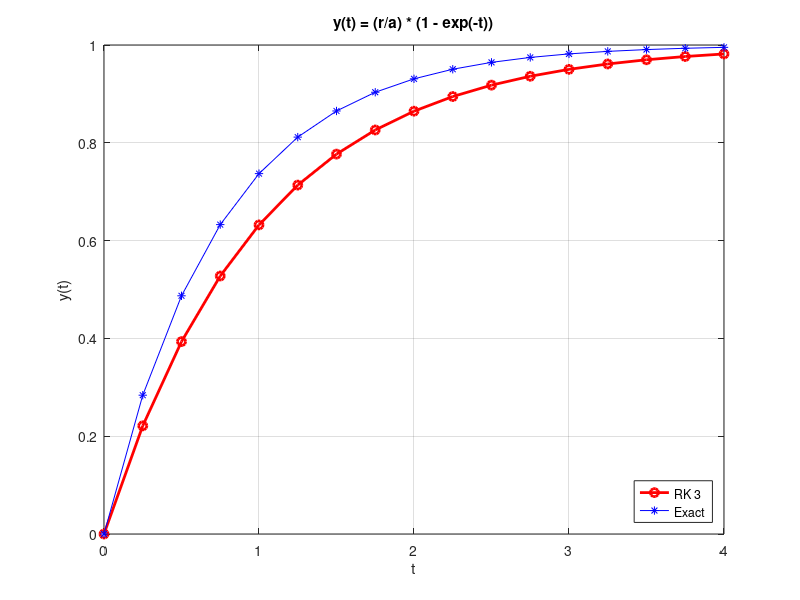

Write MATLAB code to recreate this figure.
% Exercise 25
clear; clc;

% Init
a = 1;
r = 1;
h = 0.25;
t = 0:h:4;
N = length(t);
f = @(y) r-a*y;

% Initial Condition
x(1) = 0;
y(1) = 0;
% RK 3
for i=2:N
    x(i) = x(i-1)+(2/3)*h;
    k1 = f(y(i-1))*h;
    k2 = f(y(i-1)+(2/3)*k1)*h;
    k3 = f(y(i-1)+(2/3)*k2)*h;
    y(i) = y(i-1)+(2/4)*k1+(3/8)*k2+(3/8)*k3;
end

% Exact test of ODE
y_exact = @(t) (r/a) * (1 - exp(-t));

% Error value;
t_check = [1 2];
idx = zeros(1, length(t_check));
yt = y_exact(t);
error = abs(yt - y);
for i=1:length(t_check)
    idx(i) = find(t == t_check(i));
    fprintf('Tại t=%d: Sai số là %.5f\n', i, error(idx(i)));
end

% Show Graph
plot(t, y_exact(t), 'ro-', 'LineWidth', 2)
hold on
plot(t, y, 'b*-')
legend('RK 3', 'Exact', 'Location','southeast')
grid on
title('y(t) = (r/a) * (1 - exp(-t))')
xlabel('t')
ylabel('y(t)')